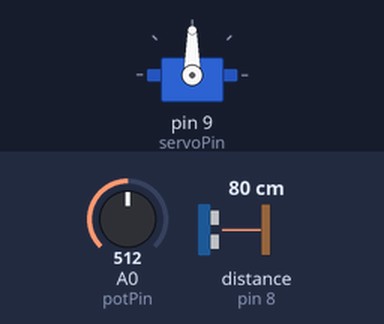
A sketch run on a simulated Arduino Uno, built with avr-gcc and run on an emulated ATmega328P. Parts: servo. Wiring (inferred from the names in the program): ultrasonic range finder: trigger pin 7; echo pin 8. Inputs (shaded band) come from the test bench; at power-on: A0 (potPin) = 512, distance to the obstacle (sensor on pin 8) 80 cm. The echo pulse lasts 58.3 µs per cm; what the sketch prints to the serial monitor is not drawn.

Above: at 1.2 s.
1.3 s: A0 (potPin) set to 716
At 2.1 s:
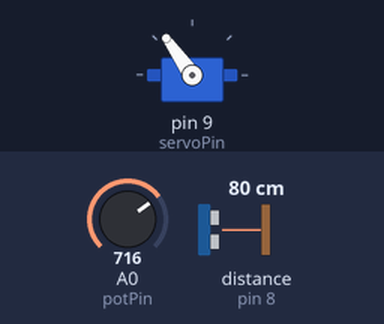
2.8 s: A0 (potPin) set to 900
At 3.7 s:
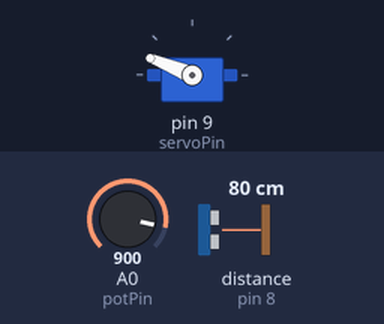
4.3 s: A0 (potPin) set to 1023
At 5.3 s:
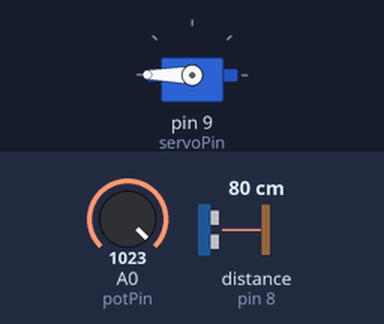
8.8 s: A0 (potPin) set to 306
At 9.2 s:
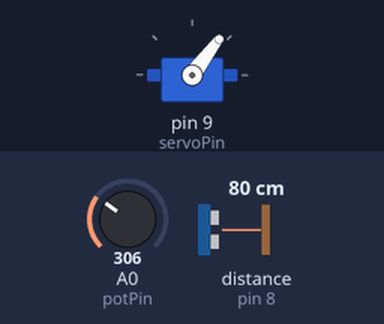
10.3 s: A0 (potPin) set to 122
At 10.8 s:
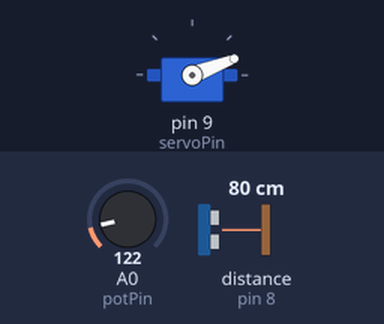
Timing chart, 0 to 12.8 s (numbered marks = the images above; inputs shaded):
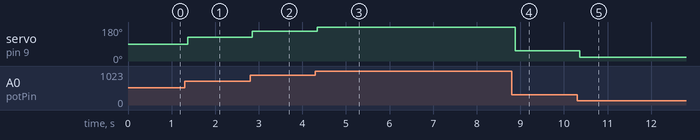

The sketch:

SubmarineSonarComplete.ino
```cpp
#include <Servo.h>

//ultrasonic sensor pins
const int trigpin = 7;
const int echopin = 8;

// establish variables for duration of the ping, and the distance result
// in inches and centimeters:
long duration, inches, cm;

//Motor
Servo myservo;  // create servo object to control a servo
// twelve servo objects can be created on most boards

int servoPin = 9;
int potPin = A0;

void setup() {

  myservo.attach(servoPin);  // attaches the servo on pin 9 to the servo object

  //UsS
  //a more faster response between the sensor and the arduino
  Serial.begin(9600);

  //connecting the trig and echo pins of the sensor to give input and output
  //used to measure the ditance to an object
  //trigPin is used to send out short utrasonic waves
  //while the echo is used to recieve the reflected ultrasonic waves
  pinMode(trigpin, OUTPUT);
  pinMode(echopin, INPUT);
}

void loop() {

  //ServoMotor pot control code

  //reads the analog value from the potentiometer pin and maps
  //the corresponding readings into degrees rad 0-180

  int reading = analogRead(potPin);
  int angle = map(reading, 0, 1023, 0, 180);
  myservo.write(angle);

  //UsS

  // The PING))) is triggered by a HIGH pulse of 2 or more microseconds.
  // Give a short LOW pulse beforehand to ensure a clean HIGH pulse:

  digitalWrite(trigpin, LOW);
  delayMicroseconds(2);
  digitalWrite(trigpin, HIGH);
  delayMicroseconds(10);
  digitalWrite(trigpin, LOW);

  // The same pin is used to read the signal from the PING))): a HIGH pulse
  // whose duration is the time (in microseconds) from the sending of the ping
  // to the reception of its echo off of an object.

  duration = pulseIn(echopin, HIGH);

  // convert the time into a distance
  inches = microsecondsToInches(duration);
  cm = microsecondsToCentimeters(duration);

  Serial.print(inches);
  Serial.print("in, ");
  Serial.print(cm);
  Serial.print("cm");
  Serial.println();

  delay(100);
}

long microsecondsToInches(long microseconds) {
  // According to Parallax's datasheet for the PING))), there are 73.746
  // microseconds per inch (i.e. sound travels at 1130 feet per second).
  // This gives the distance travelled by the ping, outbound and return,
  // so we divide by 2 to get the distance of the obstacle.
  return microseconds / 74 / 2;
}

long microsecondsToCentimeters(long microseconds) {
  // The speed of sound is 343 m/s.
  // The ping travels out and back, so to find the distance of the object we
  // take half of the distance travelled.
  return microseconds / 29 / 2;
}
```

Measured:
- after the input at 1.3 s, servo on pin 9 (servoPin): 90° → 125° after 0.08 s
- after the input at 2.8 s, servo on pin 9 (servoPin): 125° → 158° after 0.06 s
- after the input at 4.3 s, servo on pin 9 (servoPin): 158° → 180° at once
- after the input at 8.8 s, servo on pin 9 (servoPin): 180° → 53° after 0.08 s
- after the input at 10.3 s, servo on pin 9 (servoPin): 53° → 21° after 0.06 s
